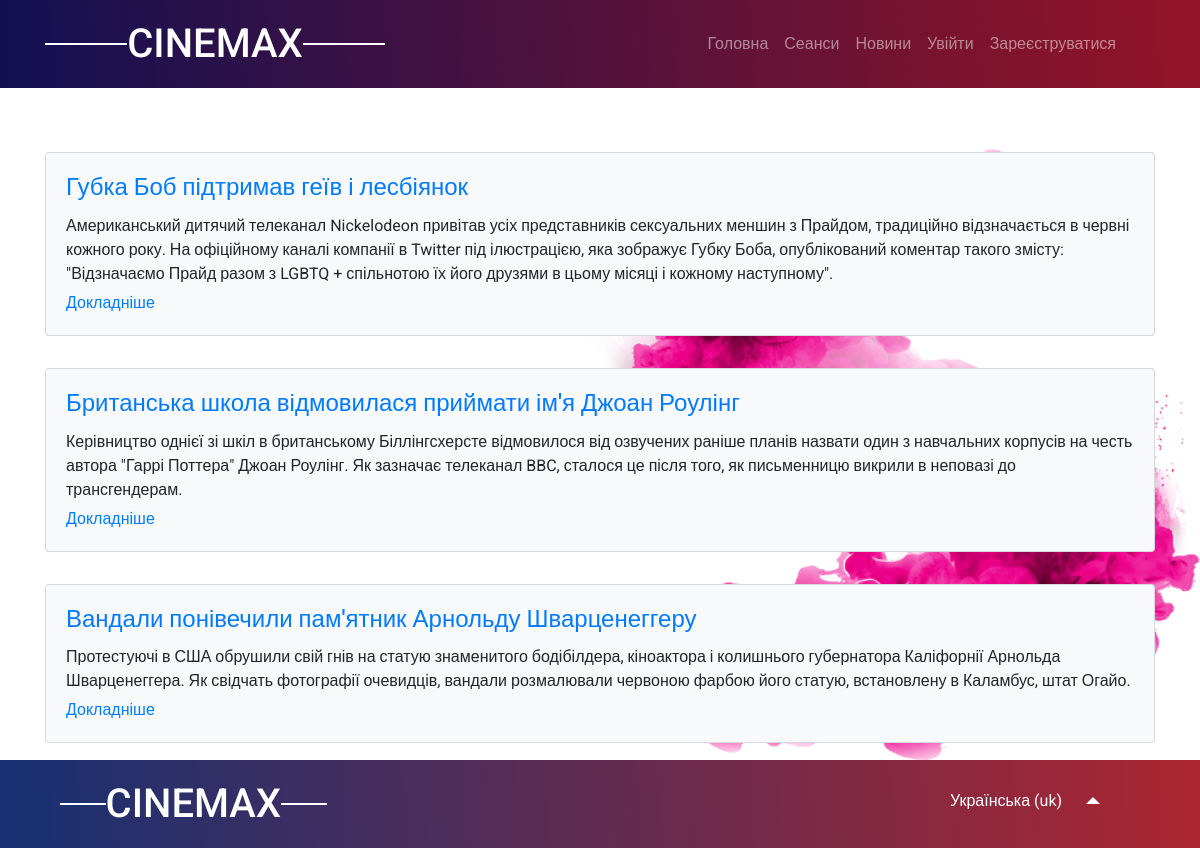
/uk/news/, run on the app's committed database.
### app/models.py (models this page shows)
class TimeStampMixin(models.Model):
    created_at = models.DateTimeField(auto_now_add=True, null=True)
    updated_at = models.DateTimeField(auto_now=True, null=True)
    class Meta:
        abstract = True

class Name_Cinema(TimeStampMixin, models.Model):
    name_cinema = models.CharField(max_length = 50)
    def __str__(self):
        return self.name_cinema

### news/models.py (models this page shows, shortened)
class TimeStampMixin(models.Model):
    created_at = models.DateTimeField(auto_now_add=True, null=True)
    updated_at = models.DateTimeField(auto_now=True, null=True)
    class Meta:
        abstract = True

class ParseMovieInfo(TimeStampMixin, models.Model):
    title = models.CharField(max_length = 300)
    date = models.CharField(max_length = 50)
    short_describe = models.TextField()
    full_describe = models.TextField()
    liked = models.ManyToManyField(User, default = None, blank = True, related_name = 'liked')
    dislike = models.ManyToManyField(User, default = None, blank = True, related_name = 'dislike')
    url = models.SlugField(max_length = 300)

### news/views.py (the view)
# urls.py: path('', news_views.MovieNewsList.as_view(), name='movie_news'),
class MovieNewsList(ListView): #### парсить дание в когда час будет 13:00 или вроде того, идет проверка если интервал времени входит в 13:00 до 14:00 до парсит дание только один раз, нужно сделать доп. проверку
    model = ParseMovieInfo
    template_name = 'news_template/news.html'
    paginate_by = 5

### app/templatetags/app_tag.py (called while the page is built)
@register.simple_tag()
def cinema_tag():
    name = Name_Cinema.objects.all()[0]
    return name

### templates/news_template/news.html (shortened to what this page needs)
{% extends "base.html" %}
{% load static i18n %}
{% block stylesheet %}
  <link rel="stylesheet" href="{% static 'css/news.css'%}">
{% endblock %}
{% block content %}
  <div class="block_wrapper">
    <div class="news_bg">
      <div class="container mt-5">
          {% for news in parsemovieinfo_list %}
            <div class="card  bg-light mb-3 d-inline-block mt-3">
                <div class="card-body">
                  <div class="card-title d-flex justify-content-between">
                    <h4 class="title">
                      <a class="" href="{% url 'news:news_detail' news.url %}">{{ news.title }}</a>
                    </h4>
                  </div>
                  <p class="card-text">
                    {{ news.short_describe }}
                  </p>
                  <a href="{% url 'news:news_detail' news.url %}" class="card-link ">{% trans "Докладніше" %}</a> <br>
                </div>
            </div>
          {% endfor %}
          <div class="row">
            <div class="col-12 offset-">
            </div>
        </div>
      </div>
    </div>
  </div>
{% endblock  %}

### templates/base.html (shortened to what this page needs)
{% load static app_tag %} {% load account %}{% load i18n %}{% load i18n app_tag %}
<!DOCTYPE html>
<html lang="en">
<head>
    <link rel="stylesheet" href="{% static 'css/fontawsome.min.css' %}">
    <link rel="stylesheet" type="text/css" href="{% static 'css/normalize.css' %}">
    <link rel="stylesheet" type="text/css" href="{% static 'css/bootstrap.min.css' %}">
    {% block stylesheet %} {% endblock %}
    <link rel="stylesheet" type="text/css" href="{% static 'css/base.css' %}">
</head>
<body>
    <header class="header">
        <div class="container">
            <div class="header-wrap ">
                <nav class="d-flex align-items-center navbar-expand-lg navbar-dark w-100 row">
                  <div class="col-4">
                    <h1 class="logo">
                      <span class="line"></span>
                      <a href="{% url 'app:home' %}">{% cinema_tag %}</a>
                      <span class="line"></span>
                    </h1>
                  </div>
                  <div class="{% if user.is_anonymous %} col-8 {% else %} col-4 {% endif %} ml-auto d-flex justify-content-between align-items-center">
                    <div class="collapse navbar-collapse p-3 justify-content-end text-right" id="navbarSupportedContent">
                      <ul class="navbar-nav row">
                        <li class="nav-item">
                          <a class="nav-link" href="{% url 'app:home' %}">{% trans "Головна" %}<span class="sr-only">(current)</span></a>
                        </li>
                        <li class="nav-item ">
                          <a class="nav-link" href="{% url 'app:sessions' %}">{% trans "Сеанси" %}</a>
                        </li>
                        <li class="nav-item">
                          <a class="nav-link" href="{% url 'news:movie_news' %}">{% trans "Новини" %}</a>
                        </li>
                        {% if user.is_anonymous %}
                          <li class="nav-item ">
                            <a class="nav-link" href="{% url 'account_login' %}">{% trans "Увійти" %}</a>
                          </li>
                          <li class="nav-item">
                            <a class="nav-link" href="{% url 'account_signup' %}">{% trans "Зареєструватися" %}</a>
                          </li>
                        {% endif %}
                      </ul>
                    </div>
                  </div>
                </nav>
            </div>
        </div>
      </header>
      {% block content %}
      {% endblock  %}
    <footer class="footer">
      <div class="container">
          <div class="header-wrap d-flex align-items-center justify-content-between">
              <nav class=" navbar-expand-lg navbar-dark w-100 ">
                <div class="col-4">
                  <h1 class="logo">
                    <span class="line"></span>
                    <a href="{% url 'app:home' %}">{% cinema_tag %}</a>
                    <span class="line"></span>
                  </h1>
                </div>
              </nav>
              <form id="form_lang" action="{% url 'set_language' %}" method="post">
                    {% get_current_language as LANGUAGE_CODE %}
                    {% get_available_languages as LANGUAGES %}
                    {% get_language_info_list for LANGUAGES as languages %}
              </form>
          </div>
      </div>
    </footer>
</body>
</html>

### static/css/news.css (style rules this page uses)
.news_bg { background-image: url('../img/2.png'); background-size: contain; background-repeat: no-repeat; background-position: right; }
.block_wrapper { flex-grow: 1; }

### static/css/base.css (style rules this page uses)
h1,h2,h3,h4,h5,h6,p { padding: 0;margin: 0; }
p { margin: 5px 0; }
li { list-style: none; }
a { text-decoration: none; }
html { height: 100% }
body { font-family: 'Roboto', sans-serif; display: flex; flex-direction: column; height: 100% }
footer { flex-grow: 1; }
.footer { background: linear-gradient(265.6deg, #C72424 -18.27%, #133174 102.06%); }
.header { width: 100%; background: linear-gradient(265.6deg, #c71515 -38.27%, #0f1053 102.06%); }
.header-wrap { display: flex; justify-content: space-between; }
.logo a { text-decoration: none; color: #fff; text-transform: uppercase; }
.logo { display: flex; justify-content: space-between; align-items: center; color: #fff; padding: 20px 0; }
.line { display: block; height: 2px; width: 100%; background-color: #fff; }
.container { max-width: 1140px !important; }
@media (min-width: 1200px) { .container { max-width: 1140px; } }
@media (min-width: 992px) { .container { max-width: 960px; } }
@media (min-width: 768px) { .container { max-width: 720px; } }

### data on the page
Name_Cinema: name_cinema "CINEMAX"
ParseMovieInfo: title "Губка Боб підтримав геїв і лесбіянок", short_describe "Американський дитячий телеканал Nickelodeon привітав усіх представників сексуальних меншин з Прайдом, традиційно відзначається в червні кожного року. На офіційному каналі компанії в Twitter під ілюстрацією, яка зображує Губку Боба, опублікований коментар такого змісту: \"Відзначаємо Прайд разом з LGBTQ + спільнотою їх його друзями в цьому місяці і кожному наступному\"."
ParseMovieInfo: title "Британська школа відмовилася приймати ім'я Джоан Роулінг", short_describe "Керівництво однієї зі шкіл в британському Біллінгсхерсте відмовилося від озвучених раніше планів назвати один з навчальних корпусів на честь автора \"Гаррі Поттера\" Джоан Роулінг. Як зазначає телеканал BBC, сталося це після того, як письменницю викрили в неповазі до трансгендерам."
ParseMovieInfo: title "Вандали понівечили пам'ятник Арнольду Шварценеггеру", short_describe "Протестуючі в США обрушили свій гнів на статую знаменитого бодібілдера, кіноактора і колишнього губернатора Каліфорнії Арнольда Шварценеггера. Як свідчать фотографії очевидців, вандали розмалювали червоною фарбою його статую, встановлену в Каламбус, штат Огайо."
